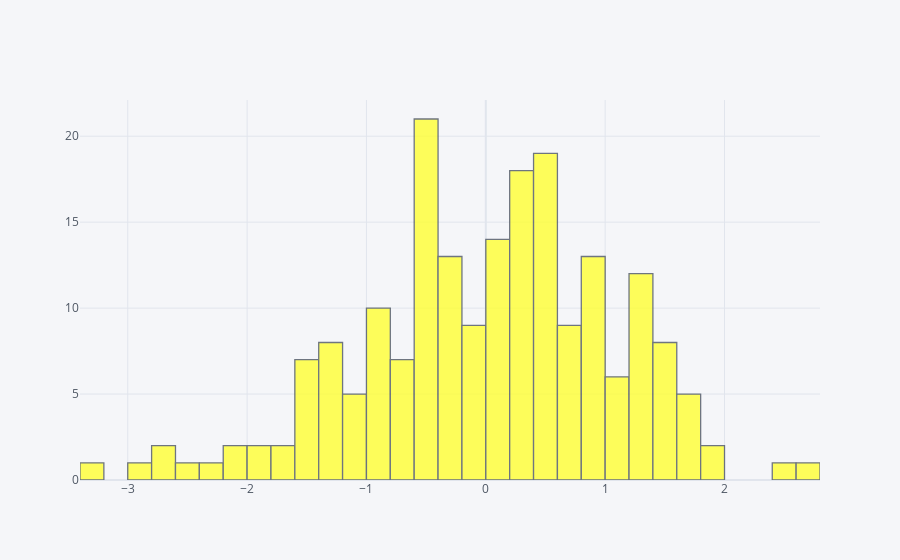

Notebook cell for this chart:
### Markdown cell above
## Plotting various plot-types

### Code cell
df['x'].iplot(kind='hist',bins=50, color='yellow')

### Figure 1 — Plotly figure (JSON) as saved in the notebook; plotly's stock layout.template omitted (floating-point values rounded to 4 significant figures; data arrays with more than 128 entries replaced by an {"elided": "..."} marker saying what was removed)
{"data": [{"histfunc": "count", "histnorm": "", "marker": {"color": "rgba(255, 255, 51, 1.0)", "line": {"color": "#4D5663", "width": 1.3}}, "name": "x", "nbinsx": 50, "opacity": 0.8, "orientation": "v", "type": "histogram", "x": {"elided": "200 float values"}}], "layout": {"barmode": "overlay", "legend": {"bgcolor": "#F5F6F9", "font": {"color": "#4D5663"}}, "paper_bgcolor": "#F5F6F9", "plot_bgcolor": "#F5F6F9", "title": {"font": {"color": "#4D5663"}}, "xaxis": {"gridcolor": "#E1E5ED", "showgrid": true, "tickfont": {"color": "#4D5663"}, "title": {"font": {"color": "#4D5663"}, "text": ""}, "zerolinecolor": "#E1E5ED"}, "yaxis": {"gridcolor": "#E1E5ED", "showgrid": true, "tickfont": {"color": "#4D5663"}, "title": {"font": {"color": "#4D5663"}, "text": ""}, "zerolinecolor": "#E1E5ED"}}}
